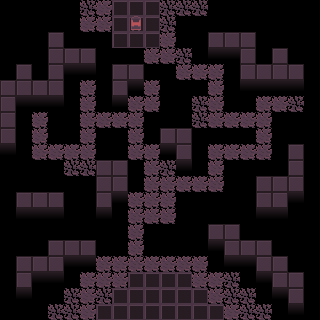

A 2D game scene composited from a Tiled map and its tileset images. What follows is a short description and the map's XML, with every tile layer's data as written:
An orthogonal 20x20 tile map with 16x16 px tiles, 2 tile layers (Ground, Stuff).

<map version="1.2" tiledversion="1.3.4" orientation="orthogonal" renderorder="right-down" width="20" height="20" tilewidth="16" tileheight="16" infinite="0" nextlayerid="3" nextobjectid="1">
 <tileset firstgid="1" source="Tileset.tsx" />
 <layer id="1" name="Ground" width="20" height="20">
  <data encoding="csv">
0,0,0,0,0,9,1,3,3,3,9,9,9,0,0,0,0,0,0,0,
0,0,0,0,0,1,1,3,3,3,9,0,0,0,0,0,0,0,0,0,
0,0,0,2,0,0,0,3,3,3,1,0,0,2,2,2,0,0,0,0,
0,0,0,2,2,2,0,0,0,1,1,9,0,10,10,2,0,2,0,0,
0,2,0,2,10,10,0,2,2,0,0,1,1,1,0,2,2,2,2,0,
2,2,2,2,0,1,0,2,10,1,0,0,0,1,0,10,10,10,10,0,
2,10,10,10,0,1,0,10,1,1,0,0,9,1,0,0,1,1,9,0,
2,0,1,0,0,1,1,1,1,0,0,0,9,1,1,1,1,0,0,0,
2,0,1,0,0,1,0,0,1,0,2,2,0,0,0,0,1,0,0,0,
10,0,1,1,1,1,0,0,1,1,10,2,0,1,1,1,1,0,2,0,
0,0,0,0,9,9,2,2,0,1,9,10,0,1,0,0,0,0,2,0,
0,0,0,0,0,0,2,2,0,1,1,1,1,1,0,0,2,2,2,0,
0,2,2,2,0,0,2,10,1,1,1,0,0,0,0,0,2,2,10,0,
0,10,10,10,0,0,10,0,1,1,1,0,0,0,0,0,10,10,0,0,
0,0,0,0,0,0,0,0,1,0,0,0,0,2,2,0,0,0,0,0,
0,0,0,2,2,2,0,0,1,0,0,0,0,10,2,2,2,0,0,0,
0,2,2,2,10,10,1,1,1,1,1,1,1,0,10,10,2,2,0,0,
0,2,10,10,0,1,1,1,3,3,3,3,1,1,9,0,10,2,2,0,
0,10,0,0,9,1,9,3,3,3,3,3,3,1,9,9,0,10,2,0,
0,0,0,9,9,1,3,3,3,3,3,3,3,3,1,9,9,0,10,0
</data>
 </layer>
 <layer id="2" name="Stuff" width="20" height="20">
  <data encoding="csv">
0,0,0,0,0,0,0,0,0,0,0,0,0,0,0,0,0,0,0,0,
0,0,0,0,0,0,0,0,4,0,0,0,0,0,0,0,0,0,0,0,
0,0,0,0,0,0,0,0,0,0,0,0,0,0,0,0,0,0,0,0,
0,0,0,0,0,0,0,0,0,0,0,0,0,0,0,0,0,0,0,0,
0,0,0,0,0,0,0,0,0,0,0,0,0,0,0,0,0,0,0,0,
0,0,0,0,0,0,0,0,0,0,0,0,0,0,0,0,0,0,0,0,
0,0,0,0,0,0,0,0,0,0,0,0,0,0,0,0,0,0,0,0,
0,0,0,0,0,0,0,0,0,0,0,0,0,0,0,0,0,0,0,0,
0,0,0,0,0,0,0,0,0,0,0,0,0,0,0,0,0,0,0,0,
0,0,0,0,0,0,0,0,0,0,0,0,0,0,0,0,0,0,0,0,
0,0,0,0,0,0,0,0,0,0,0,0,0,0,0,0,0,0,0,0,
0,0,0,0,0,0,0,0,0,0,0,0,0,0,0,0,0,0,0,0,
0,0,0,0,0,0,0,0,0,0,0,0,0,0,0,0,0,0,0,0,
0,0,0,0,0,0,0,0,0,0,0,0,0,0,0,0,0,0,0,0,
0,0,0,0,0,0,0,0,0,0,0,0,0,0,0,0,0,0,0,0,
0,0,0,0,0,0,0,0,0,0,0,0,0,0,0,0,0,0,0,0,
0,0,0,0,0,0,0,0,0,0,0,0,0,0,0,0,0,0,0,0,
0,0,0,0,0,0,0,0,0,0,0,0,0,0,0,0,0,0,0,0,
0,0,0,0,0,0,0,0,0,0,0,0,0,0,0,0,0,0,0,0,
0,0,0,0,0,0,0,0,0,0,0,0,0,0,0,0,0,0,0,0
</data>
 </layer>
</map>